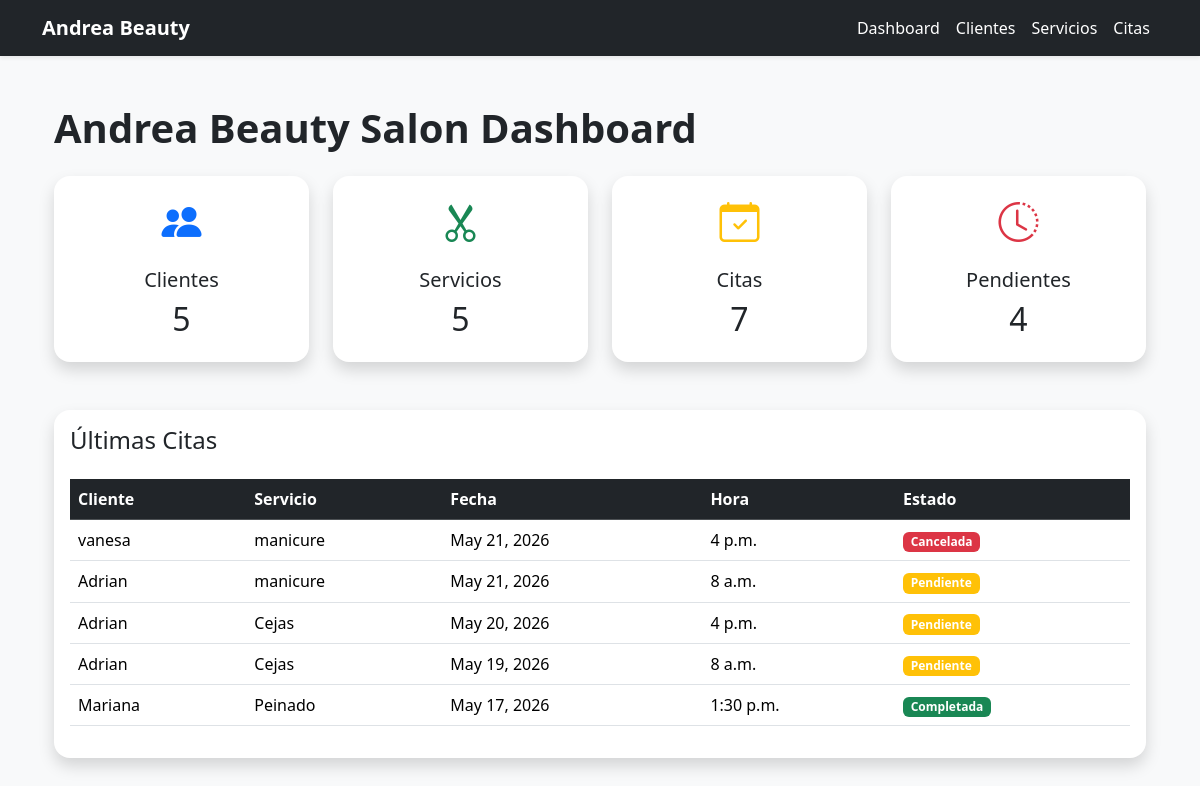
The page / on the database its author committed.
### salon/models.py (models this page shows, shortened)
class Cita(models.Model):
    ESTADOS = [
        ('Pendiente', 'Pendiente'),
        ('Completada', 'Completada'),
        ('Cancelada', 'Cancelada'),
    ]
    cliente = models.ForeignKey(
        Cliente,
        on_delete=models.CASCADE
    )
    servicio = models.ForeignKey(
        Servicio,
        on_delete=models.CASCADE
    )
    fecha = models.DateField()
    hora = models.TimeField()
    estado = models.CharField(
        max_length=20,
        choices=ESTADOS,
        default='Pendiente'
    )

class Cliente(models.Model):
    nombre = models.CharField(max_length=100)
    telefono = models.CharField(max_length=20)
    email = models.EmailField()
    fecha_registro = models.DateTimeField(auto_now_add=True)
    def __str__(self):
        return self.nombre

class Servicio(models.Model):
    nombre = models.CharField(max_length=100)
    descripcion = models.TextField()
    precio = models.DecimalField(max_digits=8, decimal_places=2)
    duracion = models.IntegerField()
    def __str__(self):
        return self.nombre

### salon/views.py (the view)
# urls.py: path('', views.dashboard, name='dashboard'),
def dashboard(request):
    total_clientes = Cliente.objects.count()
    total_servicios = Servicio.objects.count()
    total_citas = Cita.objects.count()
    citas_pendientes = Cita.objects.filter(
        estado='Pendiente'
    ).count()
    ultimas_citas = Cita.objects.order_by(
        '-fecha'
    )[:5]
    context = {
        'total_clientes': total_clientes,
        'total_servicios': total_servicios,
        'total_citas': total_citas,
        'citas_pendientes': citas_pendientes,
        'ultimas_citas': ultimas_citas,
    }
    return render(
        request,
        'salon/dashboard.html',
        context
    )

### salon/templates/salon/dashboard.html
{% extends 'salon/base.html' %}
{% block content %}
<div class="container mt-4">
    <h1 class="mb-4 fw-bold">
        Andrea Beauty Salon Dashboard
    </h1>
    <div class="row g-4">
        <div class="col-md-3">
            <div class="card shadow border-0 rounded-4">
                <div class="card-body text-center">
                    <i class="bi bi-people-fill fs-1 text-primary"></i>
                    <h5 class="mt-3">
                        Clientes
                    </h5>
                    <h2>
                        {{ total_clientes }}
                    </h2>
                </div>
            </div>
        </div>
        <div class="col-md-3">
            <div class="card shadow border-0 rounded-4">
                <div class="card-body text-center">
                    <i class="bi bi-scissors fs-1 text-success"></i>
                    <h5 class="mt-3">
                        Servicios
                    </h5>
                    <h2>
                        {{ total_servicios }}
                    </h2>
                </div>
            </div>
        </div>
        <div class="col-md-3">
            <div class="card shadow border-0 rounded-4">
                <div class="card-body text-center">
                    <i class="bi bi-calendar-check fs-1 text-warning"></i>
                    <h5 class="mt-3">
                        Citas
                    </h5>
                    <h2>
                        {{ total_citas }}
                    </h2>
                </div>
            </div>
        </div>
        <div class="col-md-3">
            <div class="card shadow border-0 rounded-4">
                <div class="card-body text-center">
                    <i class="bi bi-clock-history fs-1 text-danger"></i>
                    <h5 class="mt-3">
                        Pendientes
                    </h5>
                    <h2>
                        {{ citas_pendientes }}
                    </h2>
                </div>
            </div>
        </div>
    </div>
    <div class="card shadow border-0 rounded-4 mt-5">
        <div class="card-body">
            <h4 class="mb-4">
                Últimas Citas
            </h4>
            <table class="table table-hover">
                <thead class="table-dark">
                    <tr>
                        <th>Cliente</th>
                        <th>Servicio</th>
                        <th>Fecha</th>
                        <th>Hora</th>
                        <th>Estado</th>
                    </tr>
                </thead>
                <tbody>
                    {% for cita in ultimas_citas %}
                    <tr>
                        <td>{{ cita.cliente }}</td>
                        <td>{{ cita.servicio }}</td>
                        <td>{{ cita.fecha }}</td>
                        <td>{{ cita.hora }}</td>
                        <td>
                            {% if cita.estado == 'Pendiente' %}
                                <span class="badge bg-warning">
                                    Pendiente
                                </span>
                            {% elif cita.estado == 'Completada' %}
                                <span class="badge bg-success">
                                    Completada
                                </span>
                            {% else %}
                                <span class="badge bg-danger">
                                    Cancelada
                                </span>
                            {% endif %}
                        </td>
                    </tr>
                    {% endfor %}
                </tbody>
            </table>
        </div>
    </div>
</div>
{% endblock %}

### salon/templates/salon/base.html (shortened to what this page needs)
<!DOCTYPE html>
<html lang="es">
<head>
    <link href="https://cdn.jsdelivr.net/npm/bootstrap@5.3.3/dist/css/bootstrap.min.css" rel="stylesheet">
    <link rel="stylesheet"
    href="https://cdn.jsdelivr.net/npm/bootstrap-icons@1.11.3/font/bootstrap-icons.min.css">
</head>
<body class="bg-light">
    <nav class="navbar navbar-expand-lg navbar-dark bg-dark shadow-sm">
        <div class="container">
            <a class="navbar-brand fw-bold"
            href="{% url 'salon:dashboard' %}">
                Andrea Beauty
            </a>
            <div class="collapse navbar-collapse"
            id="navbarNav">
                <ul class="navbar-nav ms-auto">
                    <li class="nav-item">
                        <a class="nav-link text-white"
                        href="{% url 'salon:dashboard' %}">
                            Dashboard
                        </a>
                    </li>
                    <li class="nav-item">
                        <a class="nav-link text-white"
                        href="{% url 'salon:clientes' %}">
                            Clientes
                        </a>
                    </li>
                    <li class="nav-item">
                        <a class="nav-link text-white"
                        href="{% url 'salon:servicios' %}">
                            Servicios
                        </a>
                    </li>
                    <li class="nav-item">
    <a class="nav-link text-white"
    href="{% url 'salon:citas' %}">
        Citas
    </a>
</li>
                </ul>
            </div>
        </div>
    </nav>
    <div class="container mt-5">
        {% block content %}
        {% endblock %}
    </div>
</body>
</html>

### rows shown on the page
Cita: cliente "vanesa", servicio "manicure", fecha "May 21, 2026", hora "4 p.m.", estado "Cancelada"
Cita: cliente "Adrian", servicio "manicure", fecha "May 21, 2026", hora "8 a.m.", estado "Pendiente"
Cita: cliente "Adrian", servicio "Cejas", fecha "May 20, 2026", hora "4 p.m.", estado "Pendiente"
Cita: cliente "Adrian", servicio "Cejas", fecha "May 19, 2026", hora "8 a.m.", estado "Pendiente"
Cita: cliente "Mariana", servicio "Peinado", fecha "May 17, 2026", hora "1:30 p.m.", estado "Completada"

### other values the page prints
{{ total_clientes }} "5"
{{ total_servicios }} "5"
{{ total_citas }} "7"
{{ citas_pendientes }} "4"
